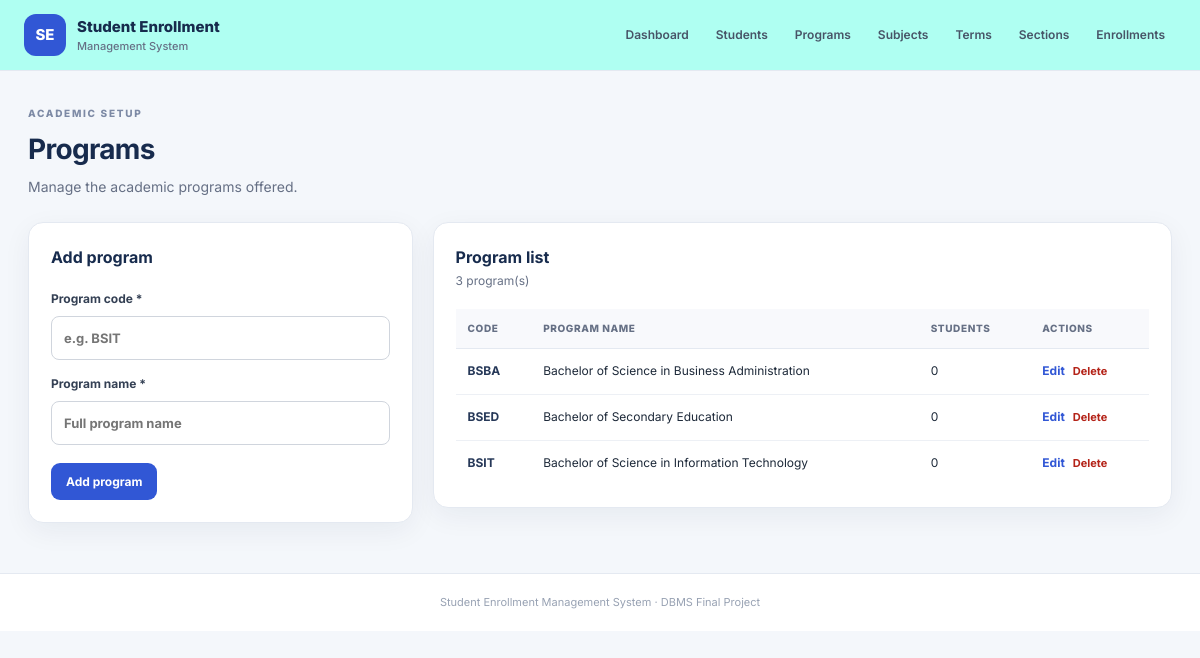
Screenshot of /programs.php with the database file from the repository.
### tables this page shows
CREATE TABLE IF NOT EXISTS Programs (
  program_id INT AUTO_INCREMENT PRIMARY KEY,
  program_code VARCHAR(20) NOT NULL UNIQUE,
  program_name VARCHAR(100) NOT NULL
);

### config.php (called while the page is built, shortened)
<?php
function h($value): string {
    return htmlspecialchars((string)($value ?? ''), ENT_QUOTES, 'UTF-8');
}

### programs.php (the view, shortened to what this page needs)
<?php
require 'config.php';
$edit=null;if(isset($_GET['edit'])){$st=$pdo->prepare('SELECT * FROM Programs WHERE program_id=?');$st->execute([(int)$_GET['edit']]);$edit=$st->fetch();}
$rows=$pdo->query('SELECT p.*, (SELECT COUNT(*) FROM Students s WHERE s.program_id=p.program_id) student_count FROM Programs p ORDER BY program_code')->fetchAll();
$pageTitle='Programs';require 'header.php';
?>
<div class="page-heading"><div><p class="eyebrow">ACADEMIC SETUP</p><h1>Programs</h1><p>Manage the academic programs offered.</p></div></div>
<div class="content-grid">
<section class="panel"><div class="panel-heading"><div><h2><?= $edit?'Edit program':'Add program' ?></h2></div></div>
<form method="post" class="form-grid one-col"><?= csrf_field() ?><input type="hidden" name="action" value="save"><input type="hidden" name="program_id" value="<?= (int)($edit['program_id']??0) ?>">
<label>Program code *<input required maxlength="20" name="program_code" value="<?= h($edit['program_code']??'') ?>" placeholder="e.g. BSIT"></label>
<label>Program name *<input required maxlength="100" name="program_name" value="<?= h($edit['program_name']??'') ?>" placeholder="Full program name"></label>
<div class="form-actions"><button class="btn"><?= $edit?'Save changes':'Add program' ?></button><?php if($edit): ?><a class="btn btn-outline" href="programs.php">Cancel</a><?php endif; ?></div></form></section>
<section class="panel"><div class="panel-heading"><div><h2>Program list</h2><p><?= count($rows) ?> program(s)</p></div></div><div class="table-wrap"><table><thead><tr><th>Code</th><th>Program name</th><th>Students</th><th>Actions</th></tr></thead><tbody>
<?php foreach($rows as $r): ?><tr><td><strong><?= h($r['program_code']) ?></strong></td><td><?= h($r['program_name']) ?></td><td><?= (int)$r['student_count'] ?></td><td class="actions"><a class="text-link" href="?edit=<?= (int)$r['program_id'] ?>">Edit</a><form method="post" onsubmit="return confirm('Delete this program?');"><?= csrf_field() ?><input type="hidden" name="action" value="delete"><input type="hidden" name="program_id" value="<?= (int)$r['program_id'] ?>"><button class="link-danger">Delete</button></form></td></tr><?php endforeach; ?>
<?php if(!$rows): ?><tr><td colspan="4" class="muted">No programs yet.</td></tr><?php endif; ?></tbody></table></div></section>
</div><?php require 'footer.php'; ?>

### style.css (style rules this page uses)
:root { --navy: #172b4d; --blue: #3157d5; --blue-dark: #2445b5; --bg: #f4f7fb; --ink: #1d2939; --muted: #667085; --line: #e4e9f1; --white: #fff; --green: #13795b; --red: #b42318; --shadow: 0 8px 28px rgba(25, 42, 70, .06); }
* { box-sizing: border-box; }
body { margin: 0; background: var(--bg); color: var(--ink); font-family: Inter, Arial, sans-serif; font-size: 14px; line-height: 1.55; }
a { color: inherit; text-decoration: none; }
.eyebrow { font-size: 10px; font-weight: 800; letter-spacing: 1.7px; color: #7d8aa5; margin: 0 0 6px; }
.btn { display: inline-flex; align-items: center; justify-content: center; gap: 7px; border: 0; border-radius: 9px; padding: 11px 15px; background: var(--blue); color: #fff; font-weight: 700; font-family: inherit; font-size: 12px; cursor: pointer; white-space: nowrap; }
.panel { background: white; border: 1px solid var(--line); border-radius: 15px; padding: 22px; box-shadow: var(--shadow); min-width: 0; }
.panel-heading { display: flex; align-items: center; justify-content: space-between; gap: 12px; margin-bottom: 18px; }
.panel-heading h2 { font-size: 16px; margin: 0 0 3px; color: var(--navy); }
.panel-heading p { margin: 0; color: var(--muted); font-size: 12px; }
.text-link { color: var(--blue); font-size: 12px; font-weight: 700; }
.page-heading { display: flex; justify-content: space-between; align-items: center; gap: 18px; margin: 5px 0 24px; }
.page-heading h1 { font-size: 28px; letter-spacing: -.7px; color: var(--navy); margin: 0 0 5px; }
.page-heading p:not(.eyebrow) { color: var(--muted); margin: 0; }
.content-grid { display: grid; grid-template-columns: minmax(280px, .78fr) minmax(0, 1.5fr); gap: 20px; align-items: start; }
.form-grid { display: grid; grid-template-columns: repeat(2, minmax(0, 1fr)); gap: 15px; }
.form-grid.one-col { grid-template-columns: 1fr; }
.form-grid label { display: flex; flex-direction: column; gap: 7px; color: #344054; font-size: 12px; font-weight: 700; }
.form-grid input, .form-grid select, .search-form input, .status-form select { width: 100%; min-width: 0; border: 1px solid #d0d5dd; border-radius: 8px; background: white; padding: 11px 12px; font: inherit; font-size: 13px; color: var(--ink); outline: none; }
.form-actions { grid-column: 1 / -1; display: flex; gap: 9px; align-items: center; margin-top: 3px; }
.table-wrap { overflow-x: auto; width: 100%; }
table { width: 100%; border-collapse: collapse; text-align: left; font-size: 12px; }
th { color: #667085; background: #f8f9fc; font-size: 10px; text-transform: uppercase; letter-spacing: .6px; font-weight: 800; padding: 12px; border-bottom: 1px solid var(--line); white-space: nowrap; }
td { padding: 13px 12px; border-bottom: 1px solid #edf0f5; vertical-align: top; }
tbody tr:last-child td { border-bottom: 0; }
td strong { color: #263858; }
.actions { white-space: nowrap; }
.actions form { display: inline-block; margin-left: 8px; }
.link-danger { border: 0; background: none; color: var(--red); font: inherit; font-size: 11px; font-weight: 700; cursor: pointer; padding: 0; }

### rows the page displays
programs: program_code "BSBA", program_name "Bachelor of Science in Business Administration", student_count "0"
programs: program_code "BSED", program_name "Bachelor of Secondary Education", student_count "0"
programs: program_code "BSIT", program_name "Bachelor of Science in Information Technology", student_count "0"

### other values shown
count($rows) "3"
